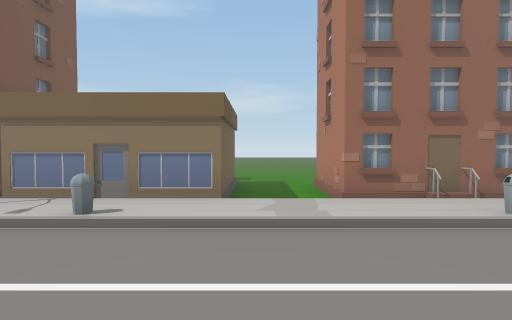
View 1 (above)

21 first-person views from a walk through a Unity game level. The camera is 1.5 m above the floor, tilts 2° down and sees 75° across. The floor is counted in squares, 2 m on a side. Each view is taken from the middle of a square. On the plan, view 1 faces up. The plan holds only what a view shows up to about 11 squares ahead; the rest is blank. The place goes on beyond the plan. Some animated figures are left out.

View 2
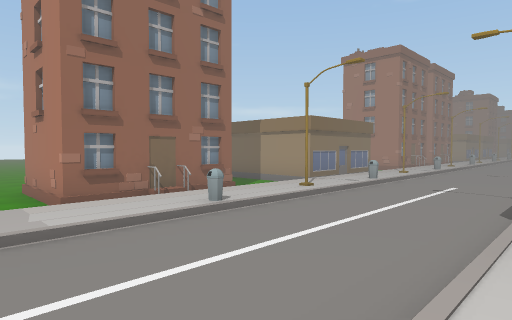

View 3
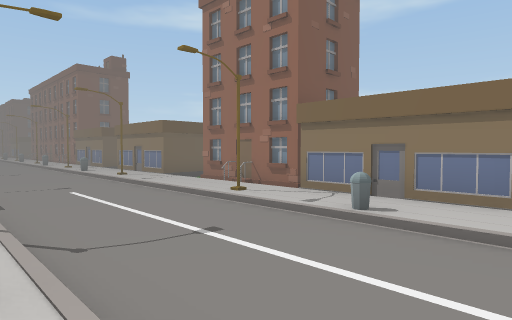

View 4
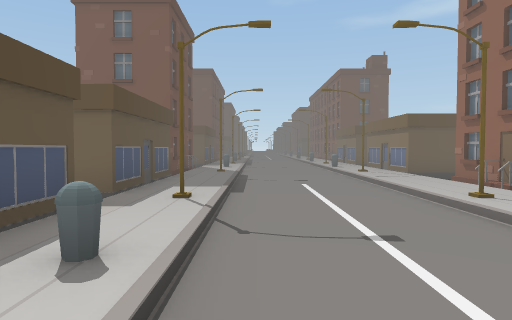

View 5
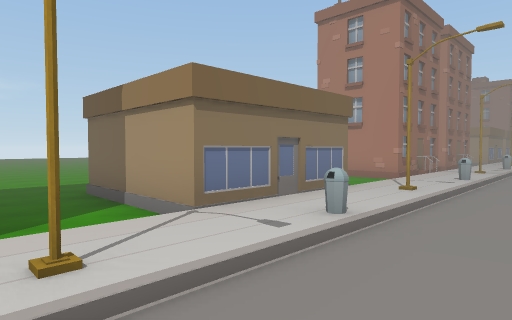

View 6
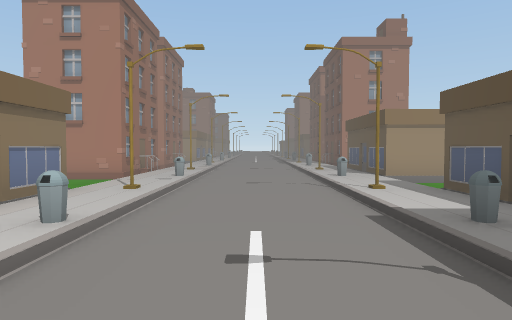

View 7
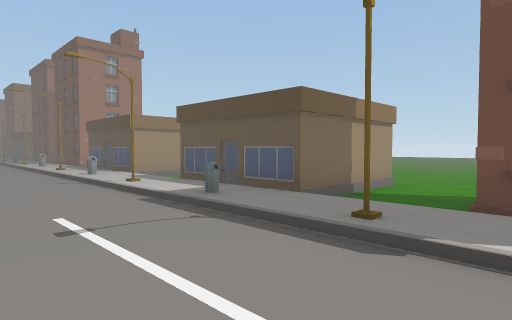

View 8
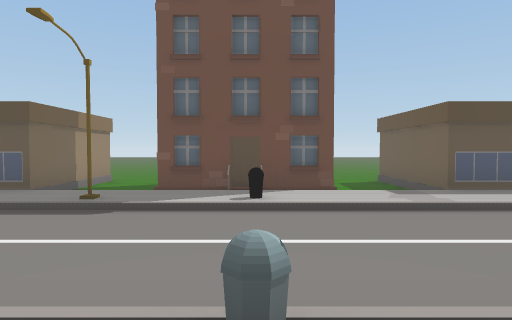

View 9
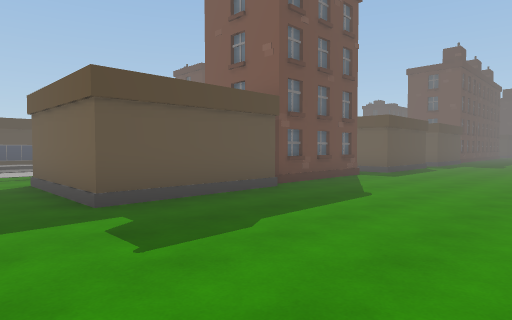

View 10
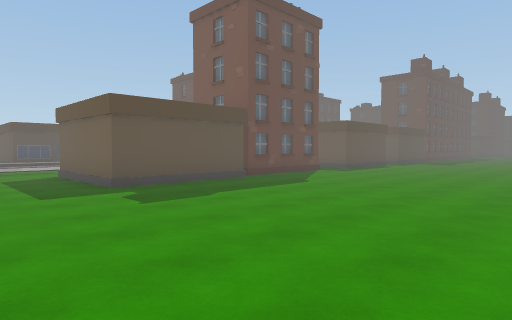

View 11
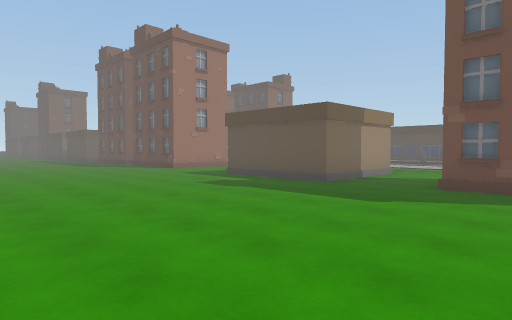

View 12
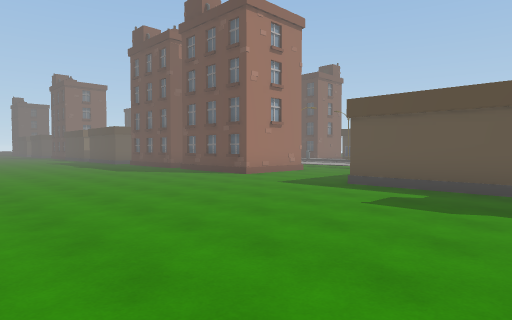

View 13
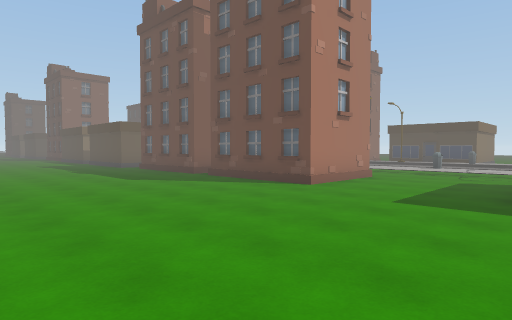

View 14
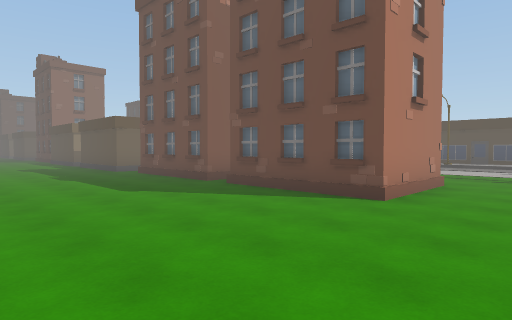

View 15
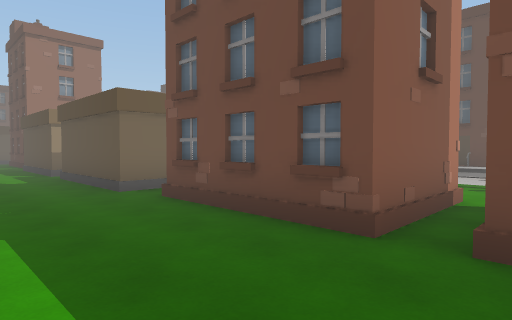

View 16
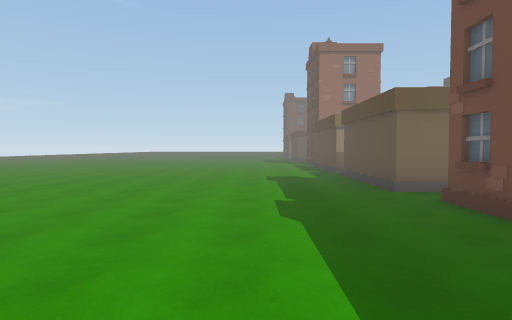

View 17
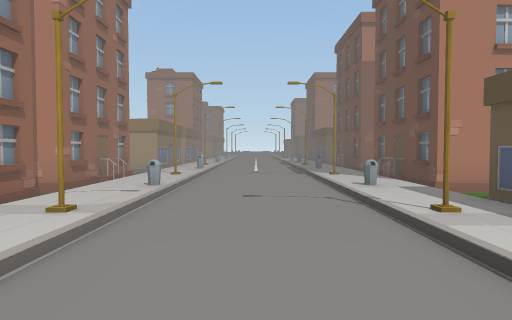

View 18
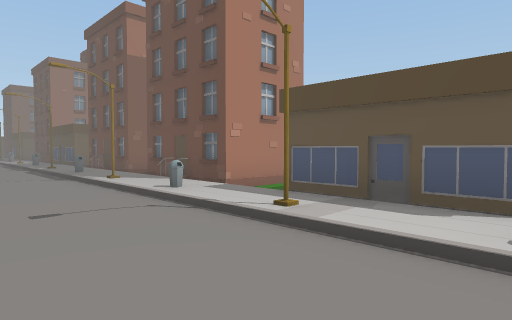

View 19
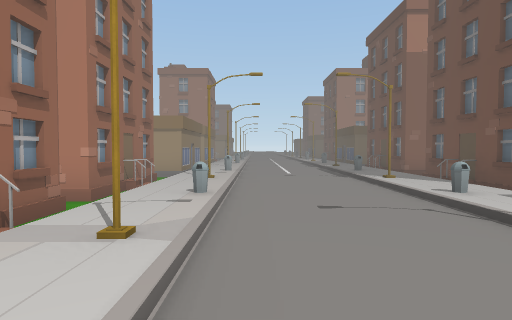

View 20
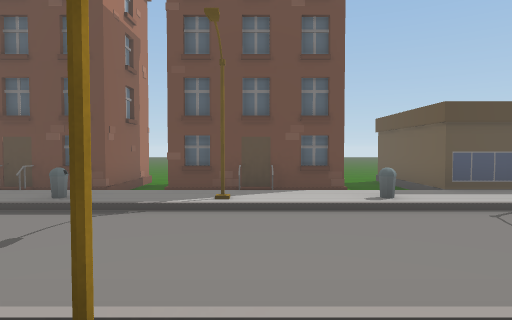

View 21
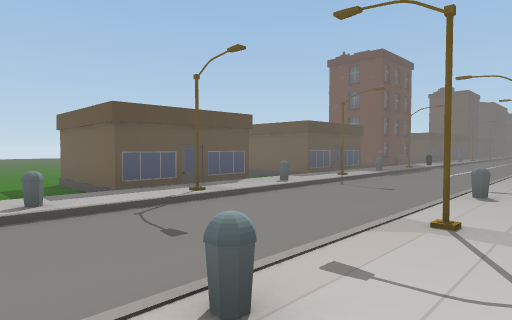

### Floor plan
Key: @ floor where view 1 was taken; # wall or solid block; x gap in a wall; . main floor; : floor 0.25 m higher than the main floor; / step, stairs or slope; B bin; O other object.
Columns run from 12 left of view 1 to 24 right of it. Each row starts with its distance up from view 1.
 15           ... .. .......          ...
 14     ..........  ..............  .....
 13  ....................................
 12  ....................................
 11 .....................................
 10 ............... .....................
  9  .............. .....................
  8    #.#######..####.####...###O.###.#
  7    # ## #  #..####.#   ...### .##  #
  6    # ##O# ##..O###.#   ...####.##O.##
  5 O:O/////###O////////O//////////////O#
  4  ::#::::::B::::B::#:B::#:B::#:B::#:O:
  3 .....................................
  2 .....................................
  1  ....................................
  0  ::#::::#:B:@::B::#:B::#:B::#:B::#:B:
 -1  O//#O####O#///O////xO////#O#///O////
 -2   #    #   #  ####.#  # .## #..###.##
 -3            #..    .#     #  #..   .#
 -4            #..O  O.#        #..  O.#O
 -5            ...    ..        ...
 -6            ..     ...       ..
 -7                   ...       ..
 -8                   ...
 -9                    ..

Where each view was taken, in squares from view 1:
view 1: 0 up, 0 right, facing up
view 2: 0 up, 0 right, facing up-right
view 3: 0 up, 0 right, facing up-left
view 4: 1 up, 0 right, facing left
view 5: 2 up, 5 right, facing up-right
view 6: 2 up, 5 right, facing right
view 7: 3 up, 4 right, facing down-right
view 8: 5 up, 3 right, facing down
view 9: 13 up, 1 right, facing down-left
view 10: 15 up, 2 right, facing down-left
view 11: 15 up, 3 right, facing down-right
view 12: 15 up, 7 right, facing down-right
view 13: 14 up, 10 right, facing down-right
view 14: 13 up, 12 right, facing down-right
view 15: 11 up, 17 right, facing down-right
view 16: 11 up, 17 right, facing right
view 17: 2 up, 12 right, facing right
view 18: 3 up, 13 right, facing down-right
view 19: 3 up, 13 right, facing right
view 20: 5 up, 20 right, facing down
view 21: 5 up, 19 right, facing down-left
